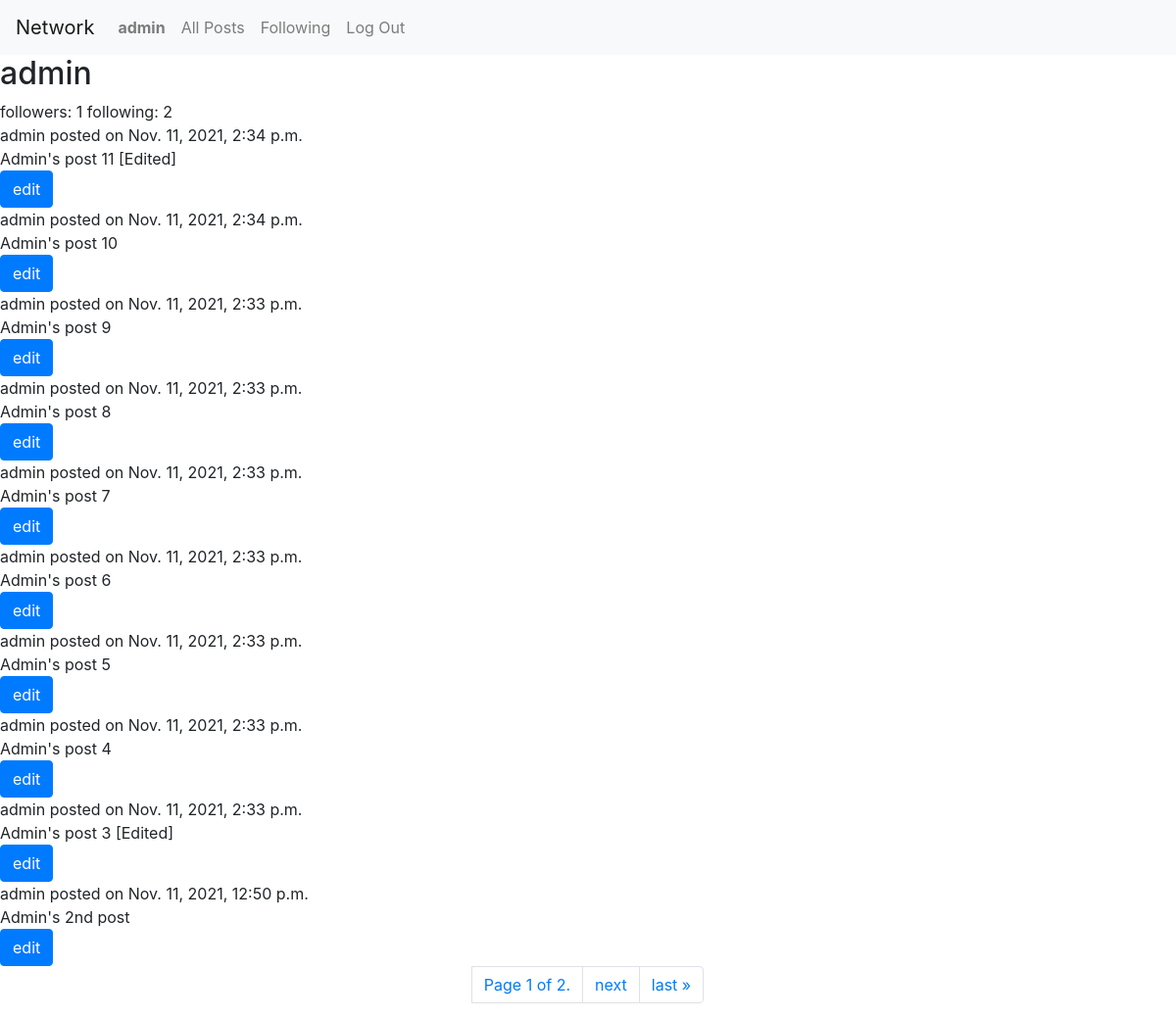
Page /user/admin (signed in) on the committed database.
### network/models.py (models this page shows)
class User(AbstractUser):
    pass

class Post(models.Model):
    user = models.ForeignKey(User, on_delete=models.CASCADE)
    body = models.TextField()
    date_added = models.DateTimeField(auto_now_add=True, null=True)

### network/views.py (the view)
# urls.py: path("user/<slug>", views.user_profile, name="user-profile"),
@login_required
def user_profile(request, slug):
    profile_user = User.objects.get(username=slug)
    if profile_user:
        try:
            posts = Post.objects.filter(user=profile_user).order_by('-date_added')
            paginator = Paginator(posts, 10)
            page_number = request.GET.get('page')
            page_obj = paginator.get_page(page_number)
            followee = Follower.objects.get(user=profile_user)
            followers = len(User.objects.filter(followers__id=followee.id))
            following = len(User.objects.filter(following__id=followee.id))
            followed = User.objects.filter(followers__id=followee.id, id=request.user.id)
            context = {
                'followed': followed,
                'followers': followers,
                'following': following,
                'page_obj': page_obj,
                'posts': posts,
                'profile_user': profile_user
            }
        except IntegrityError:
            pass
        return render(request, "network/user-profile.html", context)
    else:
        pass

### network/templates/network/user-profile.html (shortened to what this page needs)
{% extends "network/layout.html" %}
{% block body %}
    {% if user.is_authenticated %}
    <div>
        <h2>{{ profile_user.username }}</h2>
    </div>
    <div>
        <span>
            followers: {{ followers }}
        </span>
        <span>
            following: {{ following }}
        </span>
    </div>
    <div>
        {% if posts %}
            {% for post in page_obj %}
                <div>
                    <div>{{ post.user }} posted on {{ post.date_added }}</div>
                    <div id="body{{post.id}}">
                        {{ post.body }}
                    </div>
                    {% if post.user == user %}
                    <div class="btn btn-primary post" id="{{ post.id }}">edit</div>
                    {% endif %}
                </div>
            {% endfor %}
            <nav aria-label="Page navigation example">
                <ul class="pagination justify-content-center">
                    <span class="current page-link">
                        Page {{ page_obj.number }} of {{ page_obj.paginator.num_pages }}.
                    </span>
                    {% if page_obj.has_next %}
                    <li class="page-item"><a class="page-link" href="?page={{ page_obj.next_page_number }}">next</a></li>
                    <li class="page-item"><a class="page-link" href="?page={{ page_obj.paginator.num_pages }}">last &raquo;</a></li>
                    {% endif %}
                </ul>
            </nav>
        {% endif %}
    </div>
    {% endif %}
{% endblock %}

### network/templates/network/layout.html (shortened to what this page needs)
{% load static %}
<!DOCTYPE html>
<html lang="en">
    <head>
        <link rel="stylesheet" href="https://stackpath.bootstrapcdn.com/bootstrap/4.4.1/css/bootstrap.min.css">
        <link href="{% static 'network/styles.css' %}" rel="stylesheet">
    </head>
    <body>
        <nav class="navbar navbar-expand-lg navbar-light bg-light">
            <a class="navbar-brand" href="#">Network</a>
            <div>
              <ul class="navbar-nav mr-auto">
                {% if user.is_authenticated %}
                    <li class="nav-item">
                        <a class="nav-link" href="{% url 'user-profile' user.username %}"><strong>{{ user.username }}</strong></a>
                    </li>
                {% endif %}
                <li class="nav-item">
                  <a class="nav-link" href="{% url 'index' %}">All Posts</a>
                </li>
                {% if user.is_authenticated %}
                    <li class="nav-item">
                        <a class="nav-link" href="{% url 'following' %}">Following</a>
                    </li>
                    <li class="nav-item">
                        <a class="nav-link" href="{% url 'logout' %}">Log Out</a>
                    </li>
                {% endif %}
              </ul>
            </div>
          </nav>
        <div class="body">
            {% block body %}
            {% endblock %}
        </div>
    </body>
</html>

### rows in the picture
User: username "admin"
Post: user "admin", date_added "Nov. 11, 2021, 2:34 p.m.", body "Admin's post 11 [Edited]"
Post: user "admin", date_added "Nov. 11, 2021, 2:34 p.m.", body "Admin's post 10"
Post: user "admin", date_added "Nov. 11, 2021, 2:33 p.m.", body "Admin's post 9"
Post: user "admin", date_added "Nov. 11, 2021, 2:33 p.m.", body "Admin's post 8"
Post: user "admin", date_added "Nov. 11, 2021, 2:33 p.m.", body "Admin's post 7"
Post: user "admin", date_added "Nov. 11, 2021, 2:33 p.m.", body "Admin's post 6"
Post: user "admin", date_added "Nov. 11, 2021, 2:33 p.m.", body "Admin's post 5"
Post: user "admin", date_added "Nov. 11, 2021, 2:33 p.m.", body "Admin's post 4"
Post: user "admin", date_added "Nov. 11, 2021, 2:33 p.m.", body "Admin's post 3 [Edited]"
Post: user "admin", date_added "Nov. 11, 2021, 12:50 p.m.", body "Admin's 2nd post"

### other values in the picture
{{ followers }} "1"
{{ following }} "2"
{{ page_obj.number }} "1"
{{ page_obj.paginator.num_pages }} "2"
